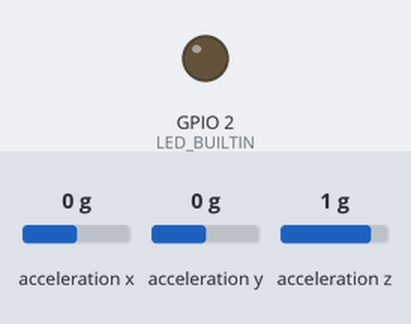
The sketch below on a simulated ESP32. Shown: output pins drawn as LEDs (lit = HIGH). The inputs (shaded band) are chosen by the test bench; at power-on: acceleration x 0 g, acceleration y 0 g, acceleration z 1 g. WiFi joins after 1.5 s; servers stay silent unless stated; uploads are accepted with an empty reply; the local clock reads 2024-03-15 10:24:30 at power-on unless the sketch sets it; storage starts empty; what the sketch prints to the serial monitor is not drawn.

Above: at 1.1 s.
At 3.7 s:
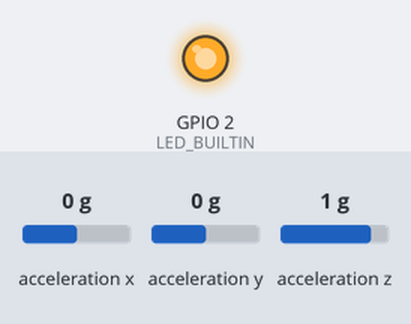
3.8 s: acceleration x set to -0.4 g
At 4.18 s:
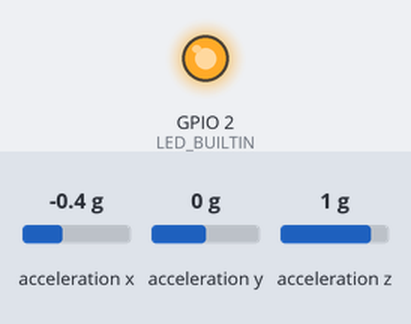
6.8 s: acceleration y set to -1.4 g
Timing chart, 0 to 15.8 s (numbered marks = the images above; inputs shaded):
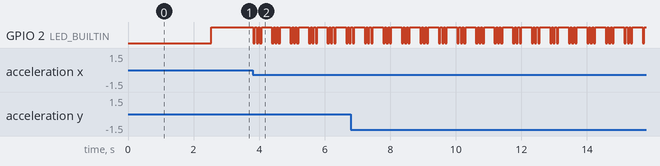

Measured:
- after the input at 3.8 s, GPIO 2 (LED_BUILTIN): HIGH → LOW at once, then repeats every 0.57 s: 2 × (HIGH 0.05 s, LOW 0.05 s), HIGH 0.32 s, LOW 0.05 s

The sketch:

impact_monitor.ino
```cpp
/*
 * Sistema de Monitoreo de Impactos para Carros de Transporte
 * Green Egg - Control de Calidad en Logística
 *
 * Hardware: ESP32 + ADXL345 + MicroSD
 *
 * Autor: Claude AI
 * Fecha: Febrero 2026
 */

#include <Wire.h>
#include <Adafruit_ADXL345_U.h>
#include <WiFi.h>
#include <HTTPClient.h>
#include <SD.h>
#include <SPI.h>
#include <time.h>

// ===== CONFIGURACIÓN WIFI =====
const char* ssid = "TU_WIFI_AQUI";           // Cambiar por tu red WiFi
const char* password = "TU_PASSWORD_AQUI";   // Cambiar por tu contraseña

// ===== CONFIGURACIÓN SERVIDOR =====
const char* serverURL = "http://TU_SERVIDOR_IP:3000/api/impacts";  // URL de tu servidor

// ===== CONFIGURACIÓN PINES =====
#define SD_CS 5              // Pin CS de la tarjeta SD
#define LED_BUILTIN 2        // LED incorporado del ESP32

// ===== CONFIGURACIÓN SENSOR =====
Adafruit_ADXL345_Unified accel = Adafruit_ADXL345_Unified(12345);

// ===== PARÁMETROS DE DETECCIÓN =====
const float THRESHOLD_LOW = 2.0;    // Golpe leve (G)
const float THRESHOLD_MED = 4.0;    // Golpe medio (G)
const float THRESHOLD_HIGH = 6.0;   // Golpe fuerte (G)
const int DEBOUNCE_TIME = 500;      // Tiempo entre golpes (ms)

// ===== VARIABLES GLOBALES =====
unsigned long lastImpactTime = 0;
int impactCountLow = 0;
int impactCountMed = 0;
int impactCountHigh = 0;
bool wifiConnected = false;
bool sdAvailable = false;

// ===== ESTRUCTURA PARA DATOS DE IMPACTO =====
struct Impact {
  float magnitude;
  float x, y, z;
  unsigned long timestamp;
  String severity;
};

void setup() {
  Serial.begin(115200);
  delay(1000);

  Serial.println("=================================");
  Serial.println("Monitor de Impactos Green Egg");
  Serial.println("=================================");

  // Configurar LED
  pinMode(LED_BUILTIN, OUTPUT);
  digitalWrite(LED_BUILTIN, LOW);

  // Inicializar sensor ADXL345
  if(!accel.begin()) {
    Serial.println("❌ ERROR: No se detectó el ADXL345!");
    while(1) {
      digitalWrite(LED_BUILTIN, !digitalRead(LED_BUILTIN));
      delay(200);
    }
  }
  Serial.println("✓ ADXL345 inicializado");

  // Configurar rango del sensor (±16g para detectar golpes fuertes)
  accel.setRange(ADXL345_RANGE_16_G);

  // Inicializar tarjeta SD
  if(!SD.begin(SD_CS)) {
    Serial.println("⚠ Advertencia: Tarjeta SD no disponible");
    sdAvailable = false;
  } else {
    Serial.println("✓ Tarjeta SD inicializada");
    sdAvailable = true;

    // Crear archivo de log si no existe
    File file = SD.open("/impacts.csv", FILE_WRITE);
    if(file) {
      if(file.size() == 0) {
        file.println("Timestamp,Magnitud,X,Y,Z,Severidad");
      }
      file.close();
    }
  }

  // Conectar a WiFi
  WiFi.begin(ssid, password);
  Serial.print("Conectando a WiFi");

  int attempts = 0;
  while(WiFi.status() != WL_CONNECTED && attempts < 20) {
    delay(500);
    Serial.print(".");
    attempts++;
  }

  if(WiFi.status() == WL_CONNECTED) {
    Serial.println("\n✓ WiFi conectado");
    Serial.print("IP: ");
    Serial.println(WiFi.localIP());
    wifiConnected = true;

    // Configurar NTP para obtener tiempo real
    configTime(-6 * 3600, 0, "pool.ntp.org");  // GMT-6 (Monterrey)
  } else {
    Serial.println("\n⚠ WiFi no conectado - solo se guardará en SD");
    wifiConnected = false;
  }

  Serial.println("\n✓ Sistema listo - Monitoreando impactos...\n");
  digitalWrite(LED_BUILTIN, HIGH);
}

void loop() {
  // Leer datos del acelerómetro
  sensors_event_t event;
  accel.getEvent(&event);

  // Calcular magnitud del vector de aceleración
  // Restamos 1G de gravedad (aproximadamente)
  float x = event.acceleration.x;
  float y = event.acceleration.y;
  float z = event.acceleration.z - 9.8;  // Compensar gravedad

  float magnitude = sqrt(x*x + y*y + z*z);

  // Detectar impacto
  if(magnitude > THRESHOLD_LOW) {
    unsigned long currentTime = millis();

    // Debounce - ignorar golpes muy cercanos en el tiempo
    if(currentTime - lastImpactTime > DEBOUNCE_TIME) {
      lastImpactTime = currentTime;

      // Crear objeto de impacto
      Impact impact;
      impact.magnitude = magnitude;
      impact.x = x;
      impact.y = y;
      impact.z = z;
      impact.timestamp = currentTime;

      // Clasificar severidad
      if(magnitude >= THRESHOLD_HIGH) {
        impact.severity = "ALTO";
        impactCountHigh++;
        Serial.println("🔴 IMPACTO ALTO!");
      } else if(magnitude >= THRESHOLD_MED) {
        impact.severity = "MEDIO";
        impactCountMed++;
        Serial.println("🟡 IMPACTO MEDIO");
      } else {
        impact.severity = "BAJO";
        impactCountLow++;
        Serial.println("🟢 IMPACTO BAJO");
      }

      // Mostrar datos del impacto
      Serial.printf("   Magnitud: %.2f G\n", magnitude);
      Serial.printf("   X: %.2f, Y: %.2f, Z: %.2f\n", x, y, z);
      Serial.printf("   Total: Bajos=%d, Medios=%d, Altos=%d\n\n",
                    impactCountLow, impactCountMed, impactCountHigh);

      // Parpadear LED
      for(int i = 0; i < 3; i++) {
        digitalWrite(LED_BUILTIN, LOW);
        delay(50);
        digitalWrite(LED_BUILTIN, HIGH);
        delay(50);
      }

      // Guardar datos
      saveToSD(impact);
      sendToServer(impact);
    }
  }

  delay(50);  // Lectura cada 50ms (20 Hz)
}

// ===== FUNCIÓN: GUARDAR EN TARJETA SD =====
void saveToSD(Impact impact) {
  if(!sdAvailable) return;

  File file = SD.open("/impacts.csv", FILE_APPEND);
  if(file) {
    // Obtener timestamp formateado
    time_t now;
    time(&now);
    char timeStr[30];
    strftime(timeStr, sizeof(timeStr), "%Y-%m-%d %H:%M:%S", localtime(&now));

    // Escribir línea CSV
    file.printf("%s,%.2f,%.2f,%.2f,%.2f,%s\n",
                timeStr, impact.magnitude, impact.x, impact.y, impact.z,
                impact.severity.c_str());
    file.close();
    Serial.println("✓ Guardado en SD");
  } else {
    Serial.println("❌ Error al guardar en SD");
  }
}

// ===== FUNCIÓN: ENVIAR A SERVIDOR VIA WIFI =====
void sendToServer(Impact impact) {
  if(!wifiConnected) return;

  HTTPClient http;
  http.begin(serverURL);
  http.addHeader("Content-Type", "application/json");

  // Crear JSON
  time_t now;
  time(&now);
  char timeStr[30];
  strftime(timeStr, sizeof(timeStr), "%Y-%m-%dT%H:%M:%S", localtime(&now));

  String jsonData = "{";
  jsonData += "\"timestamp\":\"" + String(timeStr) + "\",";
  jsonData += "\"magnitude\":" + String(impact.magnitude, 2) + ",";
  jsonData += "\"x\":" + String(impact.x, 2) + ",";
  jsonData += "\"y\":" + String(impact.y, 2) + ",";
  jsonData += "\"z\":" + String(impact.z, 2) + ",";
  jsonData += "\"severity\":\"" + impact.severity + "\"";
  jsonData += "}";

  // Enviar POST
  int httpCode = http.POST(jsonData);

  if(httpCode > 0) {
    Serial.printf("✓ Enviado a servidor (código %d)\n", httpCode);
  } else {
    Serial.printf("❌ Error al enviar: %s\n", http.errorToString(httpCode).c_str());
  }

  http.end();
}
```
